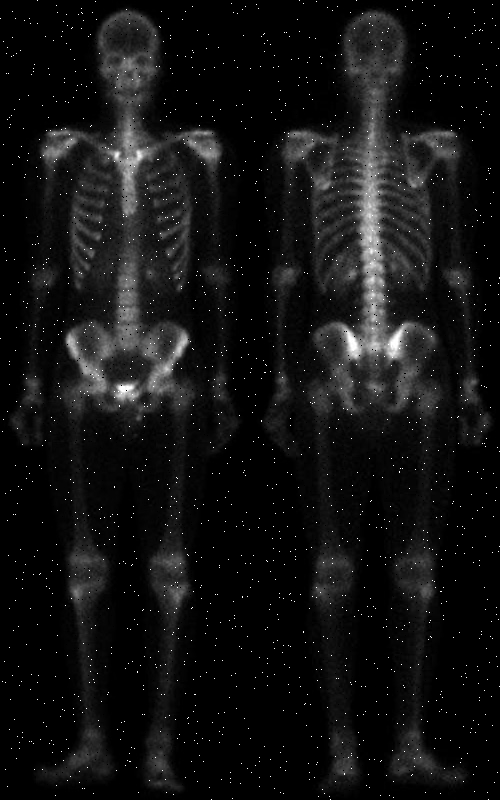
#> input picture HW2/Q4/bone-scan.png, 500 x 800 px
$ python Q4.py
#> lines starting #> are read from the running program, lines starting #| are printed output that depends on the picture
import cv2 as cv
import numpy as np
import matplotlib.pyplot as plt
from matplotlib.widgets import Slider, Button

#A
def filter(img, x):
    #median filter
    if type(x) == str and x=='median':
        image = cv.copyMakeBorder(img, 1, 1, 1, 1, cv.BORDER_REFLECT)
        image = cv.medianBlur(image, 3)
        """imgm = np.zeros(image.shape[0], image.shape[1])
        for i in range(img.shape[0]):
                    for j in range(img.shape[1]):
                        cut = imgm[i:i + 3, j:j + 3]
                        imgm[i, j] = cut[1, 1]
        return imgm"""
        return image
    #average filter
    elif (x.shape[0] == 3 and x.shape[1]==3):
        img_f = img.copy()
        img_f = cv.copyMakeBorder(img, 1, 1, 1, 1, cv.BORDER_REFLECT)
        img_f = cv.filter2D(img_f, -1, x/9)
        img_f = img_f.astype('uint8')
        """imga = np.zeros(img_f.shape[0], img_f.shape[1])
        for i in range(img.shape[0]):
            for j in range(img.shape[1]):
                cut = img_f[i:i + 3, j:j + 3]
                imga[i, j] = np.average(x * cut)
                if (imga[i, j] < 0):
                    imga[i, j] = 0
                if (imga[i, j] > 255):
                    imga[i, j] = 255
        return imga"""

        return img_f

    else:
        return False

#B
img = cv.imread("bone-scan.png", 0)
#> img is the input picture: shape (800, 500); min 0, max 255, mean 18.3

r = 'median'
img_med = filter(img, r)
#> in filter, `image = cv.copyMakeBorder(img, 1, 1, 1, 1, cv.BORDER_REFLECT)`:
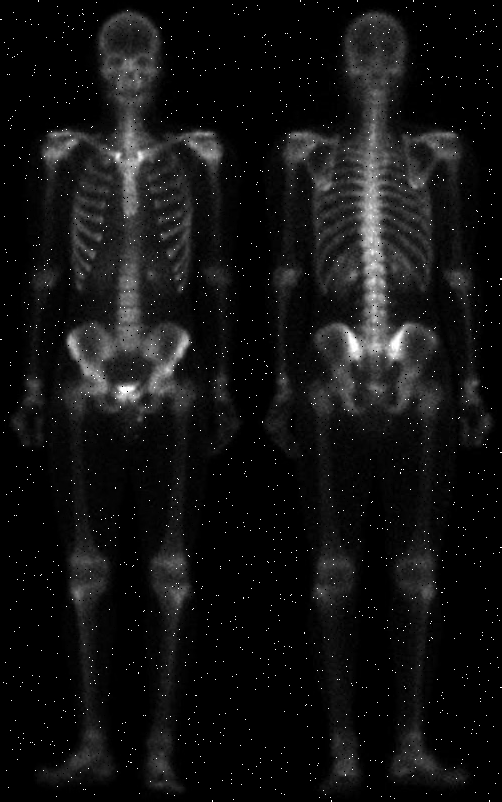
#> image: shape (802, 502); min 0, max 255, mean 18.2
#> in filter, `image = cv.medianBlur(image, 3)`:
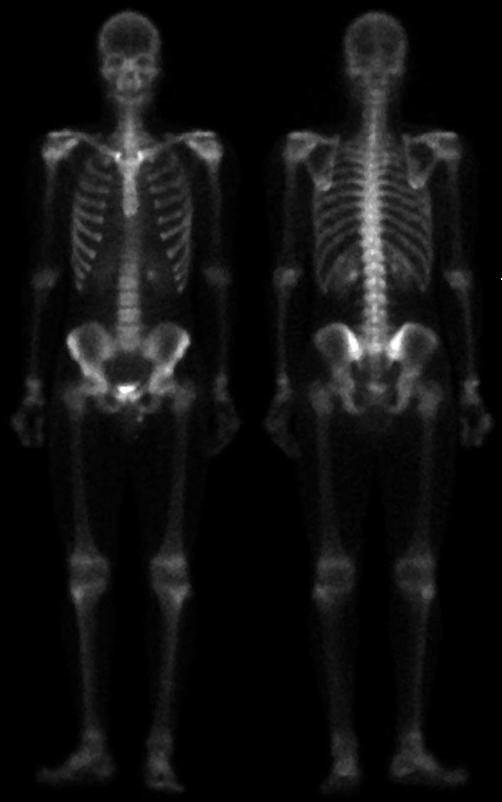
#> image: shape (802, 502); min 0, max 255, mean 17.1
res = np.hstack((img,img_med[1:img_med.shape[0]-1, 1:img_med.shape[1]-1]))
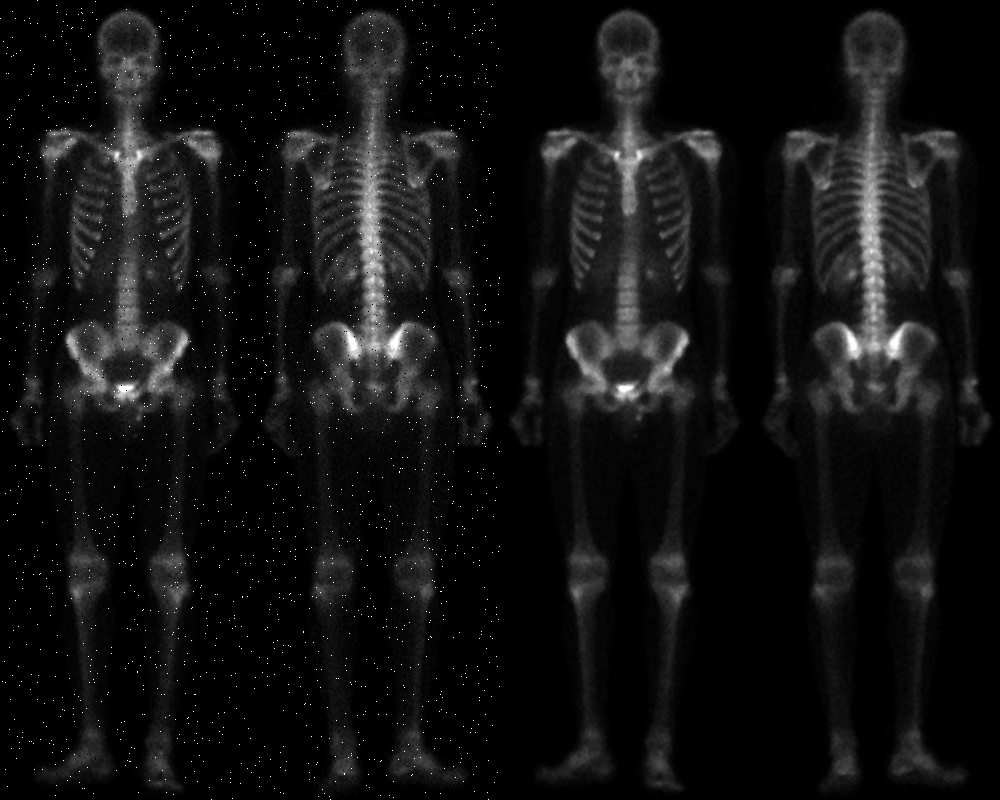
#> res: shape (800, 1000); min 0, max 255, mean 17.8
cv.imshow("median", res)

#C
kernel = np.ones((3, 3), np.float32)
img_avg = filter(img, kernel)
res = np.hstack(((img,img_avg[1:img_med.shape[0]-1, 1:img_avg.shape[1]-1])))
cv.imshow("average", res)

#D
#laplacian filter
def laplaciann(img_med, k):
    img_l = np.zeros((img_med.shape[0], img_med.shape[1]))
    for i in range( img.shape[0]):
        for j in range(img.shape[1]):
            cut = img_med[i:i+3, j:j+3]
            img_l[i, j] = np.sum(k*cut)
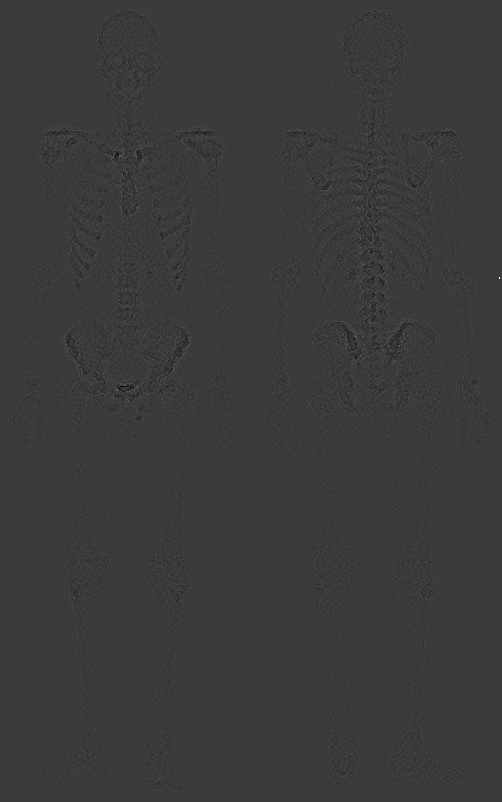
#> img_l: shape (802, 502) float64; min -77, max 255, mean 0; drawn with min black and max white
    img_l = img_l.astype('uint8')
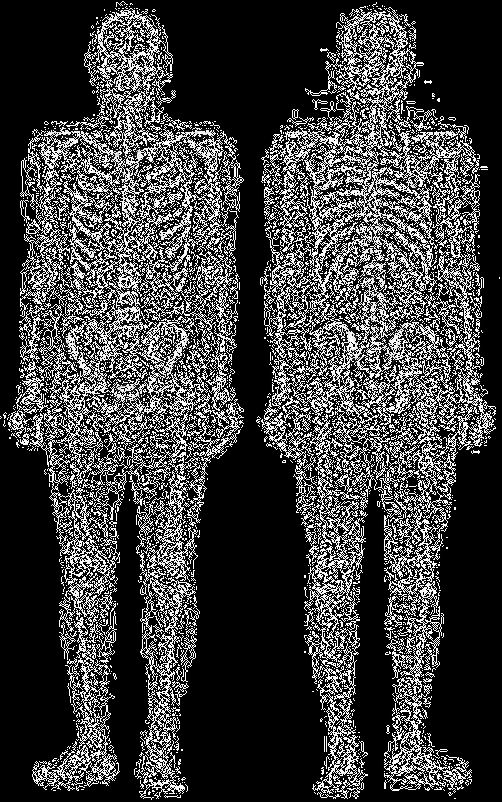
#> img_l: shape (802, 502); min 0, max 255, mean 63.8
    return img_l
#kernel
k = np.array([[0, 1, 0], [1, -4, 1], [0, 1, 0]])

img_l = laplaciann(img_med, k)
img_l2 = cv.Laplacian(img_med, cv.CV_64F)
test = np.all(img_l2==img_l)
#> test = False
print(test)
#| False

#E
fig, ax = plt.subplots()
plt.subplots_adjust(left=0.25, bottom=0.25)
l = plt.imshow(img_med, cmap='gray', vmin=0,vmax=255)
ax.axis('off')
plt.title('Adding laplacian mask to original image with varying C')

axcolor = 'lightgoldenrodyellow'
axc = plt.axes([0.25, 0.15, 0.65, 0.03], facecolor=axcolor)

sc = Slider(axc, 'C', -20, 20, valstep=0.1, valinit=0)

def update(val):
    c = sc.val
    k = np.array([[0, 1, 0], [1, -4, 1], [0, 1, 0]])
    l.set_data(img_med + laplaciann(img_med, c*k))
    fig.canvas.draw_idle()

sc.on_changed(update)
resetax = plt.axes([0.8, 0.025, 0.1, 0.04])
button = Button(resetax, 'Reset', color=axcolor, hovercolor='0.975')
def reset(event):
    sc.reset()
button.on_clicked(reset)

plt.show()
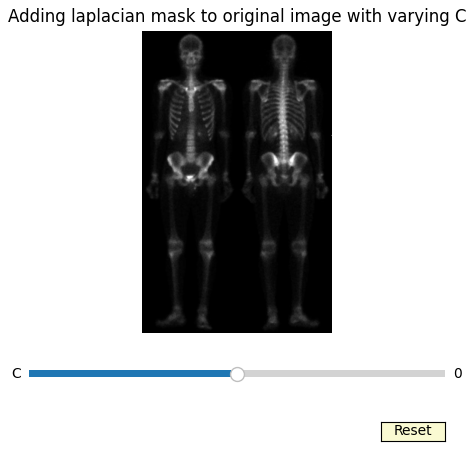
#> figure drawn by matplotlib, 2 panels
cv.waitKey(0)
cv.destroyAllWindows()
